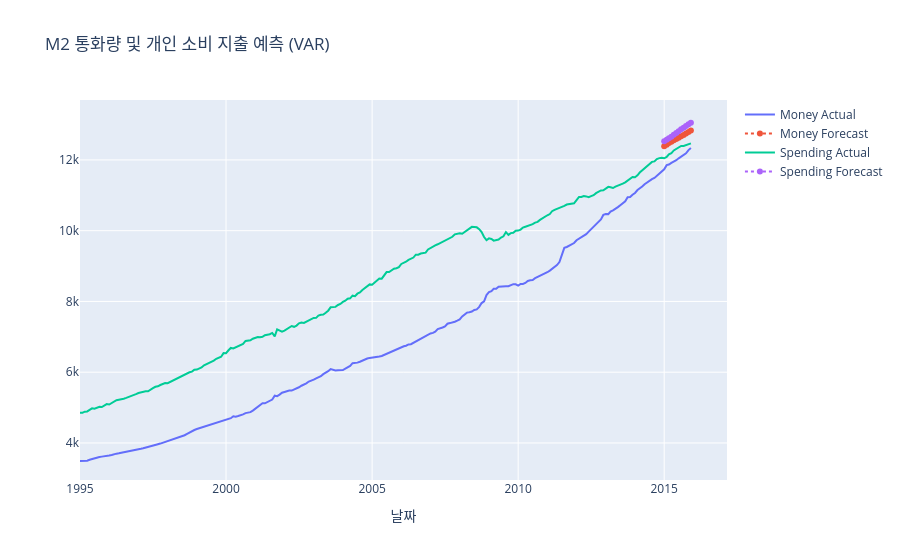

The code cell stored with this chart in its notebook:
### Code cell
# 5. 결과 시각화
fig = go.Figure()
# Money 변수
fig.add_trace(go.Scatter(x=df_money.index, y=df_money['Money'], name='Money Actual'))
fig.add_trace(go.Scatter(x=df_results.index, y=df_results['Money_forecast'], name='Money Forecast', line=dict(dash='dot')))
# Spending 변수
fig.add_trace(go.Scatter(x=df_money.index, y=df_money['Spending'], name='Spending Actual'))
fig.add_trace(go.Scatter(x=df_results.index, y=df_results['Spending_forecast'], name='Spending Forecast', line=dict(dash='dot')))

fig.update_layout(title='M2 통화량 및 개인 소비 지출 예측 (VAR)', xaxis_title='날짜')
fig.show()

### Figure 1 — Plotly figure (JSON) as saved in the notebook; plotly's stock layout.template omitted (floating-point values rounded to 4 significant figures; data arrays with more than 128 entries replaced by an {"elided": "..."} marker saying what was removed)
{"data": [{"name": "Money Actual", "type": "scatter", "x": {"elided": "252 str values"}, "y": {"elided": "252 float values"}}, {"line": {"dash": "dot"}, "name": "Money Forecast", "type": "scatter", "x": ["2015-01-01T00:00:00", "2015-02-01T00:00:00", "2015-03-01T00:00:00", "2015-04-01T00:00:00", "2015-05-01T00:00:00", "2015-06-01T00:00:00", "2015-07-01T00:00:00", "2015-08-01T00:00:00", "2015-09-01T00:00:00", "2015-10-01T00:00:00", "2015-11-01T00:00:00", "2015-12-01T00:00:00"], "y": [12380.0, 12430.0, 12480.0, 12510.0, 12560.0, 12590.0, 12630.0, 12670.0, 12710.0, 12750.0, 12790.0, 12830.0]}, {"name": "Spending Actual", "type": "scatter", "x": {"elided": "252 str values"}, "y": {"elided": "252 float values"}}, {"line": {"dash": "dot"}, "name": "Spending Forecast", "type": "scatter", "x": ["2015-01-01T00:00:00", "2015-02-01T00:00:00", "2015-03-01T00:00:00", "2015-04-01T00:00:00", "2015-05-01T00:00:00", "2015-06-01T00:00:00", "2015-07-01T00:00:00", "2015-08-01T00:00:00", "2015-09-01T00:00:00", "2015-10-01T00:00:00", "2015-11-01T00:00:00", "2015-12-01T00:00:00"], "y": [12530.0, 12570.0, 12610.0, 12660.0, 12710.0, 12760.0, 12810.0, 12860.0, 12910.0, 12960.0, 13010.0, 13050.0]}], "layout": {"title": {"text": "M2 통화량 및 개인 소비 지출 예측 (VAR)"}, "xaxis": {"title": {"text": "날짜"}}}}
